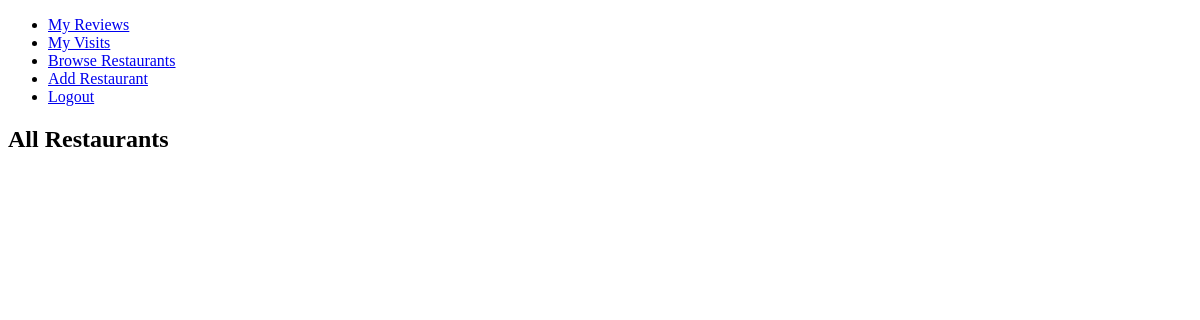
The page /restaurants/ (signed in) on the database as committed earlier.
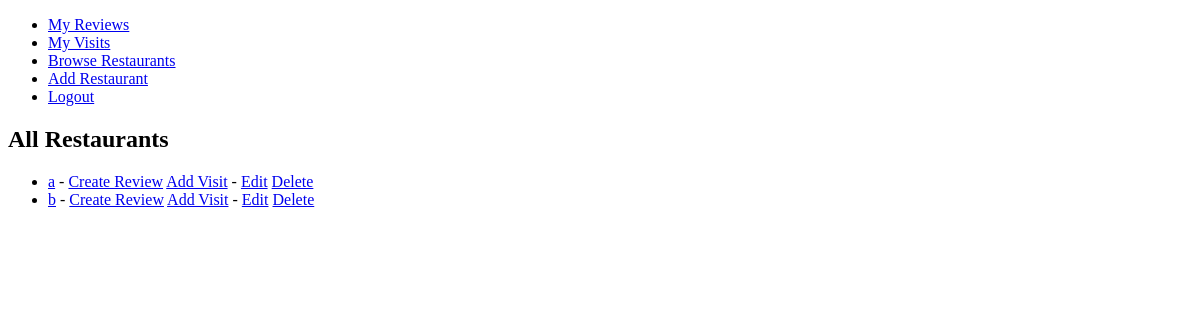
The same page on the database as committed later.
### reviews/models.py (models this page shows, shortened)
class Restaurant(models.Model):
    RESTAURANT_TYPE_OPTIONS: List[Tuple[str, str]] = [
        ('african_cuisine', 'African cuisine'),
        ('american_cuisine', 'Cuisine of the Americas'),
        ('asian_cuisine', 'Asian cuisine'),
        ('european_cuisine', 'European cuisine'),
        ('oceanic_cuisine', 'Oceanic cuisine'),
    ]
    name = models.CharField(max_length=100)
    cuisine = models.CharField(max_length=50, choices=RESTAURANT_TYPE_OPTIONS, default='european_cuisine')
    address = models.TextField(max_length=200)
    created_by = models.ForeignKey(get_user_model(), on_delete=models.CASCADE)

### reviews/views.py (the view)
# urls.py: path('restaurants/', restaurant_list, name='restaurant_list'),
def restaurant_list(request):
    restaurants = Restaurant.objects.all()
    return render(request, 'reviews/restaurant_list.html', {'restaurants': restaurants})

### reviews/templates/reviews/restaurant_list.html (shortened to what this page needs)
<!DOCTYPE html>
<html lang="en">
<head>
</head>
<body>
{% extends 'main.html' %}
{% block content %}
    <h2>All Restaurants</h2>
<ul>
    {% for restaurant in restaurants %}
        <li>
            <a href="{% url 'restaurant_detail' restaurant.id %}">{{ restaurant.name }}</a>
        -
            {% if user.is_authenticated %}
                <a href="{% url 'create_review' restaurant.id %}">Create Review</a>
                <a href="{% url 'add_visit' restaurant.id %}">Add Visit</a>
                {% if user == restaurant.created_by %}
                    - <a href="{% url 'edit_restaurant' restaurant.id %}">Edit</a>
                      <a href="{% url 'delete_restaurant' restaurant.id %}">Delete</a>
                {% endif %}
            {% endif %}
        </li>
    {% endfor %}
</ul>
{% endblock content %}

Rows that differ between the two databases and show on the page:
added Restaurant: name "a", shows "Edit"
added Restaurant: name "b", shows "Edit"
